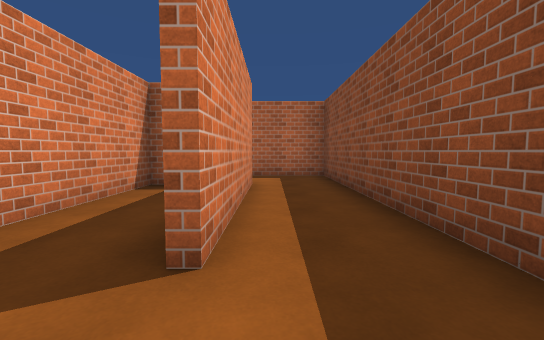
[1] (above)

19 first-person views from a walk through a 3-D level made in the Unity game engine. The camera is 1.2 m above the floor, tilts 4° down and sees 90° across. The floor is counted in squares, 1.8 m on a side. Each view is taken from the middle of a square. On the plan, view 1 faces up. The plan holds only what a view shows up to about 9 squares ahead; the rest is blank. The place goes on beyond the plan. The player is left out. Surface patterns are stand-ins for the level's own textures.

[2]
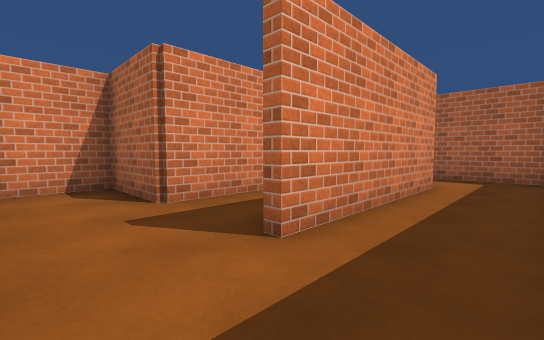

[3]
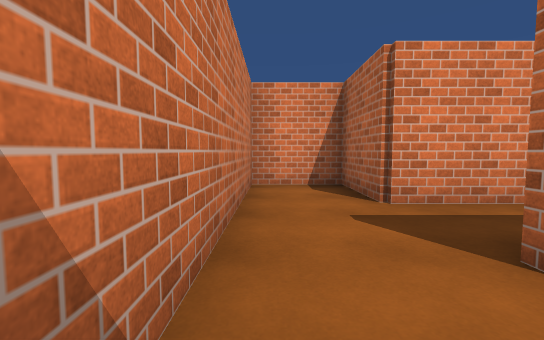

[4]
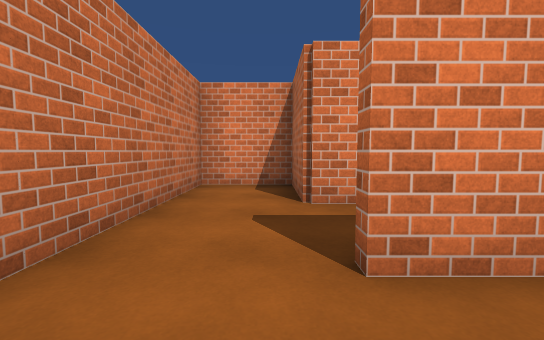

[5]
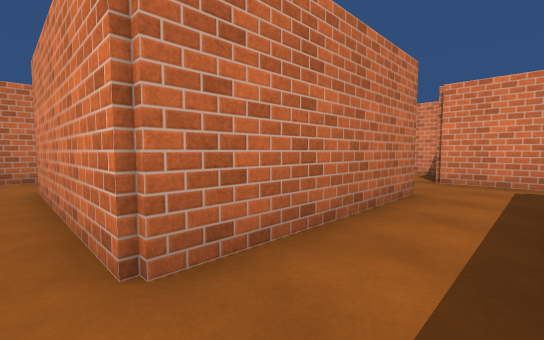

[6]
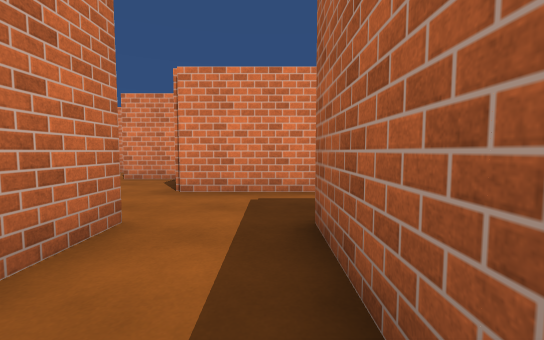

[7]
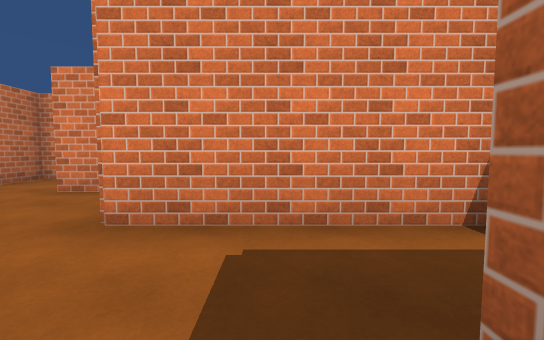

[8]
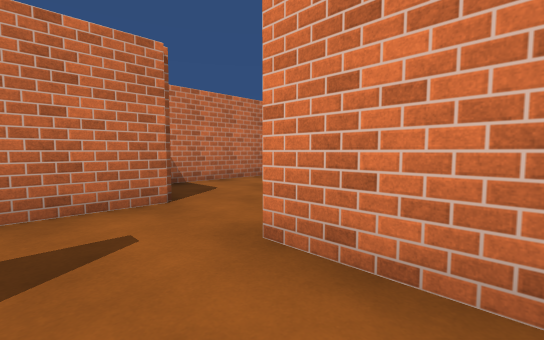

[9]
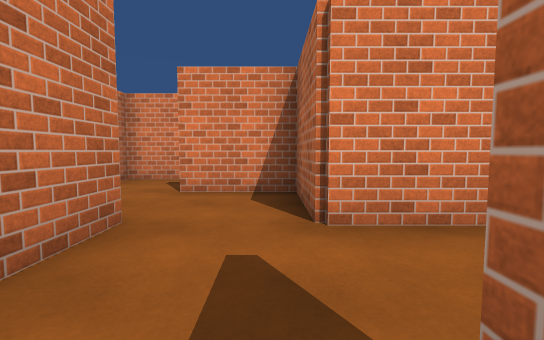

[10]
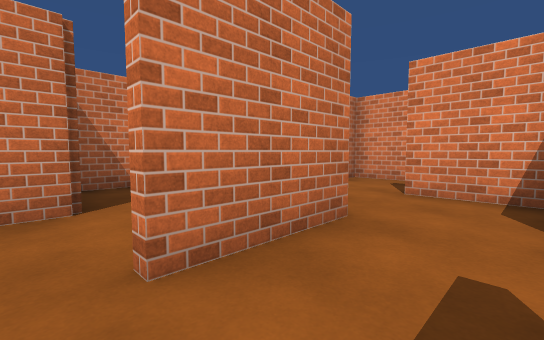

[11]
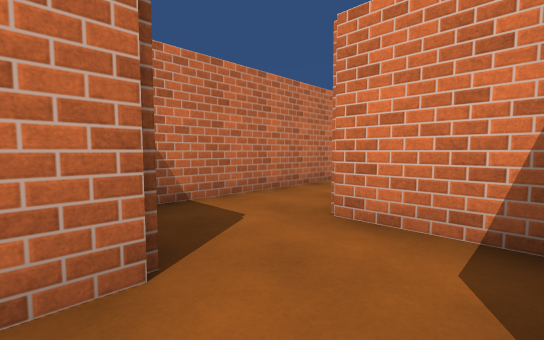

[12]
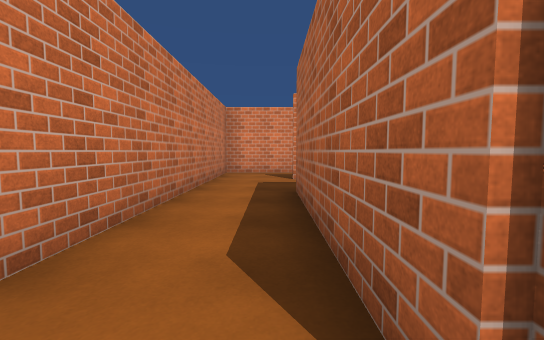

[13]
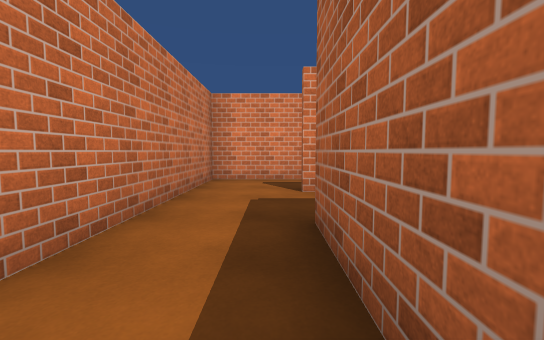

[14]
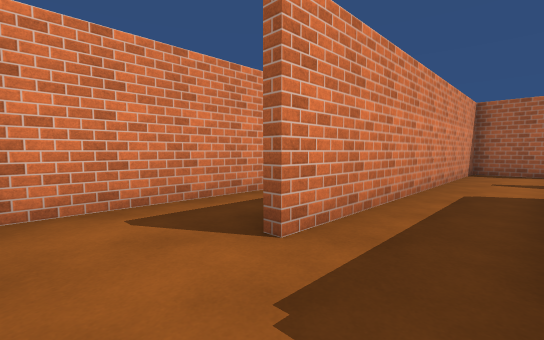

[15]
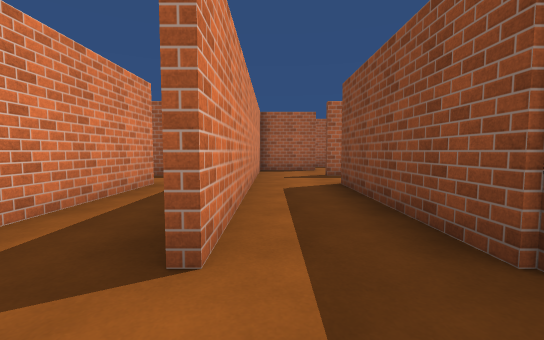

[16]
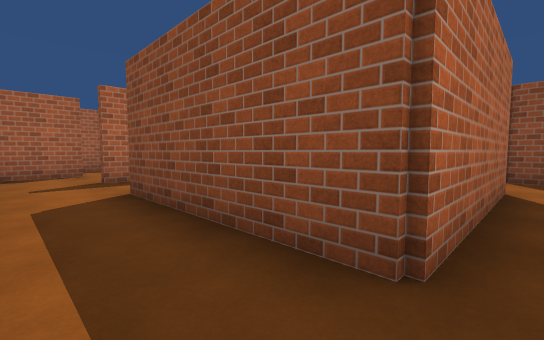

[17]
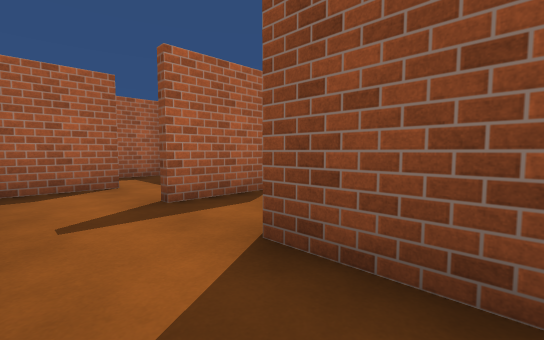

[18]
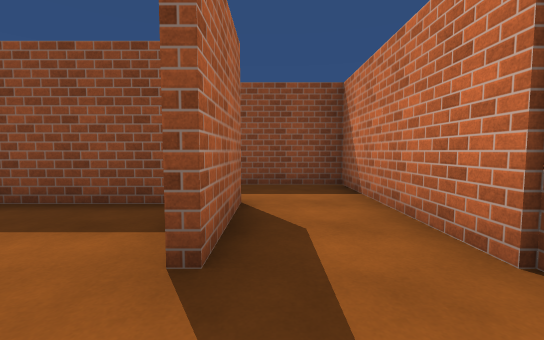

[19]
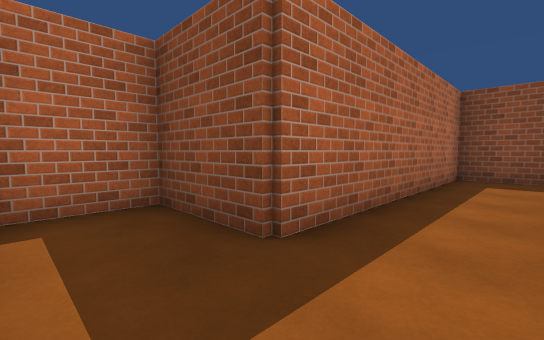

### Floor plan
Ten units are one square. View 1 is at (0, 0); x grows to the right and y downward. Boxes are objects, and circles mark ways between rooms. Rooms are numbered by the first view taken in them; rooms with no view inside come last. Other rooms are left out.
<svg viewBox="-155 -105 174 114">
<path fill="none" stroke="#000" d="M14 -14 14 -74 -6 -74M-4 -56 -4 -15M-14 4 6 4M-45 -56 -4 -56M-64 -90 -64 -54M-6 -74 -46 -74 -46 -94 -61 -94M-64 -31 -64 -14M-46 -16 -39 -16M-64 -14 -106 -14M-124 4 -49 4M-46 -10 -46 -16M-104 -94 -124 -94 -124 -15M-86 -82 -86 -96M-106 -14 -106 -56M-144 -55 -144 4 -124 4M-24 -55 -24 -14 -44 -14 -44 4 -14 4M-64 -54 -84 -54 -84 -35M-66 -36 -45 -36M-104 -29 -104 -16 -74 -16"/>
<circle cx="-10" cy="-70" r="3" fill="#2a7"/>
<circle cx="-10" cy="-5" r="3" fill="#2a7"/>
<circle cx="-55" cy="-60" r="3" fill="#2a7"/>
<circle cx="-60" cy="-20" r="3" fill="#2a7"/>
<circle cx="-50" cy="-50" r="3" fill="#2a7"/>
<circle cx="-120" cy="-20" r="3" fill="#2a7"/>
<circle cx="-130" cy="-5" r="3" fill="#2a7"/>
<circle cx="-80" cy="-40" r="3" fill="#2a7"/>
<text x="0" y="-30">1</text>
<text x="-40" y="-70">2</text>
<text x="-50" y="-30">3</text>
<text x="-90" y="-10">4</text>
<text x="-120" y="-60">5</text>
<text x="-140" y="-30">6</text>
<text x="-20" y="-20">7</text>
<text x="-70" y="-50">8</text>
<text x="-90" y="-30">9</text>
</svg>
Room 1 opens to room 2. Room 1 opens to room 7. Room 2 opens to room 8. Room 3 opens to room 4. Room 3 opens to room 8. Room 4 opens to room 5. Room 4 opens to room 6. Room 8 opens to room 9.

Where each view was taken, in squares from view 1:
view 1: 0 up, 0 right, facing up
view 2: 0 up, 1 right, facing up-left
view 3: 0 up, 1 right, facing left
view 4: 1 up, 1 right, facing left
view 5: 7 up, 0 right, facing down-left
view 6: 7 up, 2 left, facing left
view 7: 7 up, 4 left, facing left
view 8: 7 up, 5 left, facing down-left
view 9: 5 up, 4 left, facing left
view 10: 5 up, 4 left, facing down-left
view 11: 3 up, 4 left, facing down-left
view 12: 1 up, 6 left, facing left
view 13: 1 up, 8 left, facing left
view 14: 0 up, 11 left, facing up-left
view 15: 0 up, 12 left, facing up
view 16: 1 up, 12 left, facing up-right
view 17: 4 up, 12 left, facing up-right
view 18: 7 up, 12 left, facing right
view 19: 6 up, 6 left, facing up-right
